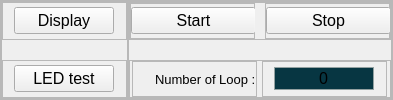
                        <widget class="QFrame" name="LEDZap_StimulusMain_frame">
                         <property name="frameShape">
                          <enum>QFrame::StyledPanel</enum>
                         </property>
                         <property name="frameShadow">
                          <enum>QFrame::Raised</enum>
                         </property>
                         <layout class="QHBoxLayout" name="horizontalLayout_141">
                          <property name="spacing">
                           <number>0</number>
                          </property>
                          <property name="leftMargin">
                           <number>0</number>
                          </property>
                          <property name="topMargin">
                           <number>0</number>
                          </property>
                          <property name="rightMargin">
                           <number>0</number>
                          </property>
                          <property name="bottomMargin">
                           <number>0</number>
                          </property>
                          <item>
                           <widget class="QFrame" name="LEDZap_Stimulus_Left_frame">
                            <property name="frameShape">
                             <enum>QFrame::StyledPanel</enum>
                            </property>
                            <property name="frameShadow">
                             <enum>QFrame::Raised</enum>
                            </property>
                            <layout class="QVBoxLayout" name="verticalLayout_96">
                             <property name="spacing">
                              <number>20</number>
                             </property>
                             <property name="leftMargin">
                              <number>0</number>
                             </property>
                             <property name="topMargin">
                              <number>0</number>
                             </property>
                             <property name="rightMargin">
                              <number>0</number>
                             </property>
                             <property name="bottomMargin">
                              <number>0</number>
                             </property>
                             <item>
                              <widget class="QFrame" name="LEDZap_Display_pushButton_frame">
                               <property name="minimumSize">
                                <size>
                                 <width>125</width>
                                 <height>0</height>
                                </size>
                               </property>
                               <property name="maximumSize">
                                <size>
                                 <width>125</width>
                                 <height>16777215</height>
                                </size>
                               </property>
                               <property name="frameShape">
                                <enum>QFrame::StyledPanel</enum>
                               </property>
                               <property name="frameShadow">
                                <enum>QFrame::Raised</enum>
                               </property>
                               <layout class="QHBoxLayout" name="horizontalLayout_83">
                                <property name="spacing">
                                 <number>0</number>
                                </property>
                                <property name="leftMargin">
                                 <number>0</number>
                                </property>
                                <property name="topMargin">
                                 <number>0</number>
                                </property>
                                <property name="rightMargin">
                                 <number>0</number>
                                </property>
                                <property name="bottomMargin">
                                 <number>0</number>
                                </property>
                                <item>
                                 <widget class="QPushButton" name="LEDZap_Display_pushButton">
                                  <property name="minimumSize">
                                   <size>
                                    <width>100</width>
                                    <height>0</height>
                                   </size>
                                  </property>
                                  <property name="maximumSize">
                                   <size>
                                    <width>100</width>
                                    <height>16777215</height>
                                   </size>
                                  </property>
                                  <property name="font">
                                   <font>
                                    <pointsize>12</pointsize>
                                   </font>
                                  </property>
                                  <property name="text">
                                   <string>Display</string>
                                  </property>
                                  <property name="checkable">
                                   <bool>true</bool>
                                  </property>
                                 </widget>
                                </item>
                               </layout>
                              </widget>
                             </item>
                             <item>
                              <widget class="QFrame" name="LEDZap_Test_pushButton_frame">
                               <property name="minimumSize">
                                <size>
                                 <width>125</width>
                                 <height>0</height>
                                </size>
                               </property>
                               <property name="maximumSize">
                                <size>
                                 <width>125</width>
                                 <height>16777215</height>
                                </size>
                               </property>
                               <property name="frameShape">
                                <enum>QFrame::StyledPanel</enum>
                               </property>
                               <property name="frameShadow">
                                <enum>QFrame::Raised</enum>
                               </property>
                               <layout class="QHBoxLayout" name="horizontalLayout_139">
                                <property name="spacing">
                                 <number>0</number>
                                </property>
                                <property name="leftMargin">
                                 <number>0</number>
                                </property>
                                <property name="topMargin">
                                 <number>0</number>
                                </property>
                                <property name="rightMargin">
                                 <number>0</number>
                                </property>
                                <property name="bottomMargin">
                                 <number>0</number>
                                </property>
                                <item>
                                 <widget class="QPushButton" name="LEDZap_Test_pushButton">
                                  <property name="minimumSize">
                                   <size>
                                    <width>100</width>
                                    <height>0</height>
                                   </size>
                                  </property>
                                  <property name="maximumSize">
                                   <size>
                                    <width>100</width>
                                    <height>16777215</height>
                                   </size>
                                  </property>
                                  <property name="font">
                                   <font>
                                    <pointsize>12</pointsize>
                                   </font>
                                  </property>
                                  <property name="text">
                                   <string>LED test</string>
                                  </property>
                                 </widget>
                                </item>
                               </layout>
                              </widget>
                             </item>
                            </layout>
                           </widget>
                          </item>
                          <item>
                           <widget class="QFrame" name="LEDZap_Stimulus_Right_frame">
                            <property name="frameShape">
                             <enum>QFrame::StyledPanel</enum>
                            </property>
                            <property name="frameShadow">
                             <enum>QFrame::Raised</enum>
                            </property>
                            <layout class="QVBoxLayout" name="verticalLayout_97">
                             <property name="spacing">
                              <number>20</number>
                             </property>
                             <property name="leftMargin">
                              <number>0</number>
                             </property>
                             <property name="topMargin">
                              <number>0</number>
                             </property>
                             <property name="rightMargin">
                              <number>0</number>
                             </property>
                             <property name="bottomMargin">
                              <number>0</number>
                             </property>
                             <item>
                              <widget class="QFrame" name="LEDZap_Stimulus_Play_frame">
                               <property name="frameShape">
                                <enum>QFrame::StyledPanel</enum>
                               </property>
                               <property name="frameShadow">
                                <enum>QFrame::Raised</enum>
                               </property>
                               <layout class="QHBoxLayout" name="horizontalLayout_46">
                                <property name="spacing">
                                 <number>10</number>
                                </property>
                                <property name="leftMargin">
                                 <number>0</number>
                                </property>
                                <property name="topMargin">
                                 <number>0</number>
                                </property>
                                <property name="rightMargin">
                                 <number>0</number>
                                </property>
                                <property name="bottomMargin">
                                 <number>0</number>
                                </property>
                                <item>
                                 <widget class="QFrame" name="LEDZap_Start_pushButton_frame">
                                  <property name="minimumSize">
                                   <size>
                                    <width>125</width>
                                    <height>0</height>
                                   </size>
                                  </property>
                                  <property name="maximumSize">
                                   <size>
                                    <width>125</width>
                                    <height>16777215</height>
                                   </size>
                                  </property>
                                  <property name="frameShape">
                                   <enum>QFrame::StyledPanel</enum>
                                  </property>
                                  <property name="frameShadow">
                                   <enum>QFrame::Raised</enum>
                                  </property>
                                  <layout class="QHBoxLayout" name="horizontalLayout_81">
                                   <property name="spacing">
                                    <number>0</number>
                                   </property>
                                   <property name="leftMargin">
                                    <number>0</number>
                                   </property>
                                   <property name="topMargin">
                                    <number>0</number>
                                   </property>
                                   <property name="rightMargin">
                                    <number>0</number>
                                   </property>
                                   <property name="bottomMargin">
                                    <number>0</number>
                                   </property>
                                   <item>
                                    <widget class="QPushButton" name="LEDZap_Start_pushButton">
                                     <property name="minimumSize">
                                      <size>
                                       <width>125</width>
                                       <height>0</height>
                                      </size>
                                     </property>
                                     <property name="maximumSize">
                                      <size>
                                       <width>125</width>
                                       <height>16777215</height>
                                      </size>
                                     </property>
                                     <property name="font">
                                      <font>
                                       <pointsize>12</pointsize>
                                      </font>
                                     </property>
                                     <property name="text">
                                      <string>Start</string>
                                     </property>
                                     <property name="checkable">
                                      <bool>true</bool>
                                     </property>
                                    </widget>
                                   </item>
                                  </layout>
                                 </widget>
                                </item>
                                <item>
                                 <widget class="QFrame" name="LEDZap_Stop_pushButton_frame">
                                  <property name="minimumSize">
                                   <size>
                                    <width>125</width>
                                    <height>0</height>
                                   </size>
                                  </property>
                                  <property name="maximumSize">
                                   <size>
                                    <width>125</width>
                                    <height>16777215</height>
                                   </size>
                                  </property>
                                  <property name="frameShape">
                                   <enum>QFrame::StyledPanel</enum>
                                  </property>
                                  <property name="frameShadow">
                                   <enum>QFrame::Raised</enum>
                                  </property>
                                  <layout class="QHBoxLayout" name="horizontalLayout_82">
                                   <property name="spacing">
                                    <number>0</number>
                                   </property>
                                   <property name="leftMargin">
                                    <number>0</number>
                                   </property>
                                   <property name="topMargin">
                                    <number>0</number>
                                   </property>
                                   <property name="rightMargin">
                                    <number>0</number>
                                   </property>
                                   <property name="bottomMargin">
                                    <number>0</number>
                                   </property>
                                   <item>
                                    <widget class="QPushButton" name="LEDZap_Stop_pushButton">
                                     <property name="minimumSize">
                                      <size>
                                       <width>125</width>
                                       <height>0</height>
                                      </size>
                                     </property>
                                     <property name="maximumSize">
                                      <size>
                                       <width>125</width>
                                       <height>16777215</height>
                                      </size>
                                     </property>
                                     <property name="font">
                                      <font>
                                       <pointsize>12</pointsize>
                                      </font>
                                     </property>
                                     <property name="text">
                                      <string>Stop</string>
                                     </property>
                                     <property name="checkable">
                                      <bool>true</bool>
                                     </property>
                                    </widget>
                                   </item>
                                  </layout>
                                 </widget>
                                </item>
                               </layout>
                              </widget>
                             </item>
                             <item>
                              <widget class="QFrame" name="LEDZap_NumbeofLoop_frame">
                               <property name="frameShape">
                                <enum>QFrame::StyledPanel</enum>
                               </property>
                               <property name="frameShadow">
                                <enum>QFrame::Raised</enum>
                               </property>
                               <layout class="QHBoxLayout" name="horizontalLayout_140">
                                <property name="spacing">
                                 <number>0</number>
                                </property>
                                <property name="leftMargin">
                                 <number>0</number>
                                </property>
                                <property name="topMargin">
                                 <number>0</number>
                                </property>
                                <property name="rightMargin">
                                 <number>0</number>
                                </property>
                                <property name="bottomMargin">
                                 <number>0</number>
                                </property>
                                <item alignment="Qt::AlignHCenter">
                                 <widget class="QFrame" name="LEDZap_NumbeofLoop_Label_frame">
                                  <property name="minimumSize">
                                   <size>
                                    <width>125</width>
                                    <height>0</height>
                                   </size>
                                  </property>
                                  <property name="maximumSize">
                                   <size>
                                    <width>125</width>
                                    <height>16777215</height>
                                   </size>
                                  </property>
                                  <property name="frameShape">
                                   <enum>QFrame::StyledPanel</enum>
                                  </property>
                                  <property name="frameShadow">
                                   <enum>QFrame::Raised</enum>
                                  </property>
                                  <layout class="QHBoxLayout" name="horizontalLayout_142">
                                   <property name="spacing">
                                    <number>0</number>
                                   </property>
                                   <property name="leftMargin">
                                    <number>0</number>
                                   </property>
                                   <property name="topMargin">
                                    <number>0</number>
                                   </property>
                                   <property name="rightMargin">
                                    <number>0</number>
                                   </property>
                                   <property name="bottomMargin">
                                    <number>0</number>
                                   </property>
                                   <item alignment="Qt::AlignRight">
                                    <widget class="QLabel" name="LEDZap_NumbeofLoop_Label">
                                     <property name="maximumSize">
                                      <size>
                                       <width>1752</width>
                                       <height>16777215</height>
                                      </size>
                                     </property>
                                     <property name="font">
                                      <font>
                                       <pointsize>10</pointsize>
                                      </font>
                                     </property>
                                     <property name="text">
                                      <string>Number of Loop :</string>
                                     </property>
                                    </widget>
                                   </item>
                                  </layout>
                                 </widget>
                                </item>
                                <item alignment="Qt::AlignHCenter">
                                 <widget class="QFrame" name="LEDZap_NumbeofLoop_lineEdit_frame">
                                  <property name="minimumSize">
                                   <size>
                                    <width>125</width>
                                    <height>0</height>
                                   </size>
                                  </property>
                                  <property name="maximumSize">
                                   <size>
                                    <width>125</width>
                                    <height>16777215</height>
                                   </size>
                                  </property>
                                  <property name="frameShape">
                                   <enum>QFrame::StyledPanel</enum>
                                  </property>
                                  <property name="frameShadow">
                                   <enum>QFrame::Raised</enum>
                                  </property>
                                  <layout class="QHBoxLayout" name="horizontalLayout_143">
                                   <property name="spacing">
                                    <number>0</number>
                                   </property>
                                   <property name="leftMargin">
                                    <number>0</number>
                                   </property>
                                   <property name="topMargin">
                                    <number>0</number>
                                   </property>
                                   <property name="rightMargin">
                                    <number>0</number>
                                   </property>
                                   <property name="bottomMargin">
                                    <number>0</number>
                                   </property>
                                   <item>
                                    <widget class="QLineEdit" name="LEDZap_NumbeofLoop">
                                     <property name="minimumSize">
                                      <size>
                                       <width>100</width>
                                       <height>0</height>
                                      </size>
                                     </property>
                                     <property name="maximumSize">
                                      <size>
                                       <width>100</width>
                                       <height>16777215</height>
                                      </size>
                                     </property>
                                     <property name="font">
                                      <font>
                                       <pointsize>12</pointsize>
                                      </font>
                                     </property>
                                     <property name="styleSheet">
                                      <string notr="true"> border: 1px solid rgb(147,161,161);
background-color: rgb(7, 54, 66);</string>
                                     </property>
                                     <property name="text">
                                      <string>0</string>
                                     </property>
                                     <property name="alignment">
                                      <set>Qt::AlignCenter</set>
                                     </property>
                                    </widget>
                                   </item>
                                  </layout>
                                 </widget>
                                </item>
                               </layout>
                              </widget>
                             </item>
                            </layout>
                           </widget>
                          </item>
                         </layout>
                        </widget>
